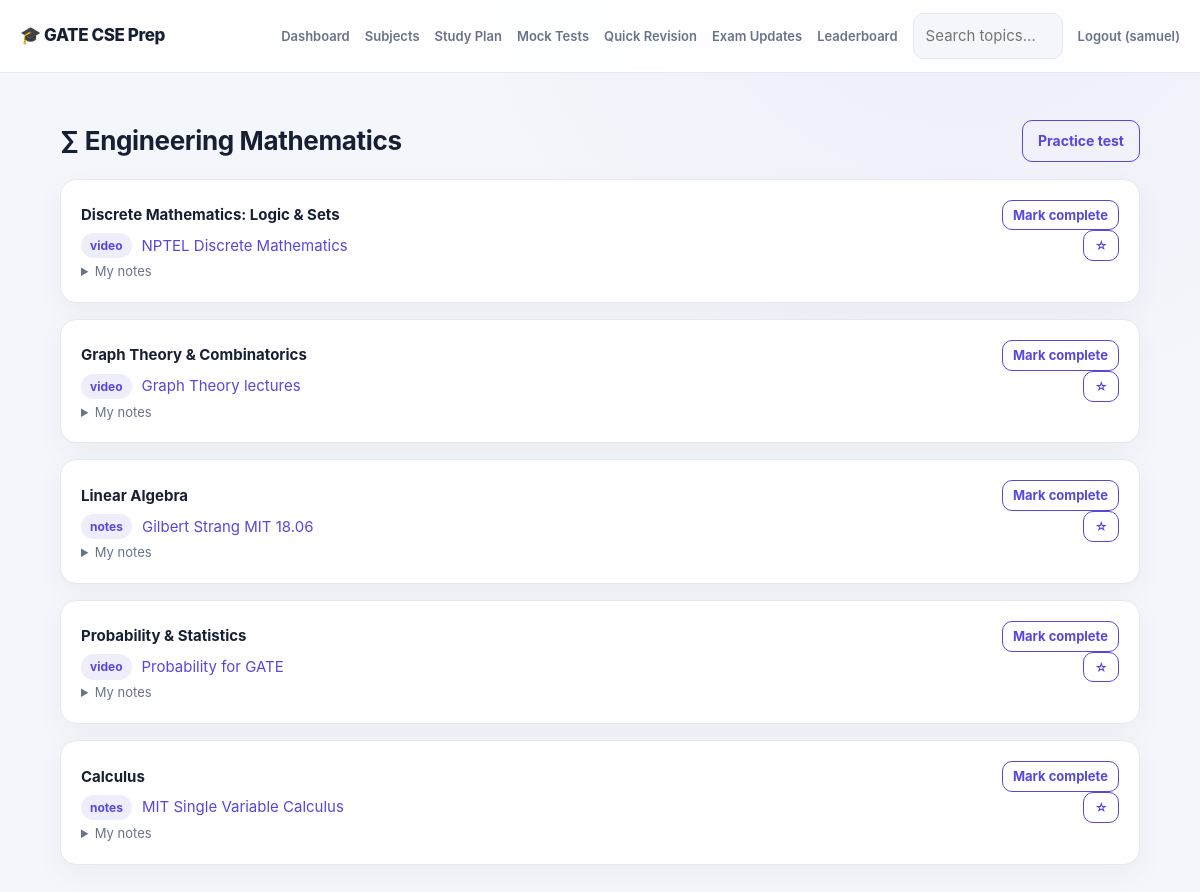
Screenshot of /subject/1 (signed in) with the database file from the repository.
### tables this page shows
CREATE TABLE users(id INTEGER PRIMARY KEY, name TEXT, email TEXT UNIQUE, pw TEXT, is_admin INT DEFAULT 0, hours REAL DEFAULT 4, exam_date TEXT);

CREATE TABLE subjects(id INTEGER PRIMARY KEY, name TEXT, weightage INT, icon TEXT);

CREATE TABLE topics(id INTEGER PRIMARY KEY, subject_id INT REFERENCES subjects(id) ON DELETE CASCADE, name TEXT);

CREATE TABLE resources(id INTEGER PRIMARY KEY, topic_id INT REFERENCES topics(id) ON DELETE CASCADE, title TEXT, url TEXT, kind TEXT);

### app.py (the view)
@app.route("/subject/<int:sid>")
@login_required
def subject(sid):
    s = q("SELECT * FROM subjects WHERE id=?", (sid,), one=True) or abort(404)
    uid = g.user["id"]
    topics = q("""SELECT t.*, (SELECT 1 FROM progress WHERE user_id=? AND topic_id=t.id) done,
                  (SELECT body FROM notes WHERE user_id=? AND topic_id=t.id) note
                  FROM topics t WHERE subject_id=?""", (uid, uid, sid))
    res = {t["id"]: q("""SELECT r.*, (SELECT 1 FROM bookmarks WHERE user_id=? AND resource_id=r.id) bm
                         FROM resources r WHERE topic_id=?""", (uid, t["id"])) for t in topics}
    return render_template("subject.html", s=s, topics=topics, res=res)

### app.py (called while the page is built)
def db():
    if "db" not in g:
        g.db = sqlite3.connect(app.config["DATABASE"])
        g.db.row_factory = sqlite3.Row
        g.db.execute("PRAGMA foreign_keys=ON")
    return g.db

def q(sql, args=(), one=False):
    cur = db().execute(sql, args); rows = cur.fetchall()
    return (rows[0] if rows else None) if one else rows

def login_required(f):
    @wraps(f)
    def w(*a, **k):
        if "uid" not in session: return redirect(url_for("login", next=request.path))
        return f(*a, **k)
    return w

@app.before_request
def load_user():
    g.user = q("SELECT * FROM users WHERE id=?", (session["uid"],), one=True) if "uid" in session else None

@app.context_processor
def inject():
    d = (datetime.strptime(g.user["exam_date"] or app.config["GATE_EXAM_DATE"], "%Y-%m-%d").date() - date.today()).days if g.user else None
    return dict(days_left=d)

### templates/subject.html
{% extends "base.html" %}{% block body %}
<div class="row"><h2>{{s.icon}} {{s.name}}</h2><a class="btn sec right" href="{{url_for('take_test',sid=s.id)}}">Practice test</a></div>
{% for t in topics %}<div class="card" id="t{{t.id}}"><div class="row"><b>{{t.name}}</b>
<form class="inline right" method="post" action="{{url_for('toggle',tid=t.id)}}"><button class="btn sm {{'' if t.done else 'sec'}}">{{ '✓ Completed' if t.done else 'Mark complete' }}</button></form></div>
{% for r in res[t.id] %}<div class="row"><span class="tag">{{r.kind}}</span><a href="{{r.url}}" target="_blank" rel="noopener">{{r.title}}</a>
<form class="inline right" method="post" action="{{url_for('bookmark',rid=r.id)}}"><button class="btn sm sec">{{ '★' if r.bm else '☆' }}</button></form></div>{% endfor %}
<details><summary class="mut">My notes</summary><form method="post" action="{{url_for('note',tid=t.id)}}"><textarea name="body" rows="3">{{t.note or ''}}</textarea><button class="btn sm">Save</button></form></details></div>{% endfor %}
{% endblock %}

### templates/base.html (shortened to what this page needs)
<!doctype html><html lang="en"><head><meta charset="utf-8"><meta name="viewport" content="width=device-width,initial-scale=1">
</head><body>
<nav><a class="brand" href="/">🎓 GATE CSE Prep</a>
{% if g.user %}<a href="{{url_for('dashboard')}}">Dashboard</a><a href="{{url_for('subjects')}}">Subjects</a><a href="{{url_for('plan')}}">Study Plan</a>
<a href="{{url_for('tests')}}">Mock Tests</a><a href="{{url_for('revision')}}">Quick Revision</a><a href="{{url_for('updates')}}">Exam Updates</a><a href="{{url_for('leaderboard')}}">Leaderboard</a>
<form action="{{url_for('search')}}" style="display:flex"><input name="q" placeholder="Search topics…" style="margin:0;width:150px"></form>
<a href="{{url_for('logout')}}">Logout ({{g.user.name}})</a>
{% else %}<a href="{{url_for('login')}}">Login</a><a href="{{url_for('admin_login')}}">Admin login</a><a class="btn" href="{{url_for('register')}}">Sign up</a>{% endif %}</nav>
<main>{% with m=get_flashed_messages(with_categories=true) %}{% for c,t in m %}<div class="flash {{c}}">{{t}}</div>{% endfor %}{% endwith %}
{% block body %}{% endblock %}</main></body></html>

### templates/base.html (style rules this page uses)
:root { color-scheme:light;--bg:#f4f6fb;--card:#fff;--tx:#172033;--mut:#68738a;--pri:#5648dc;--ok:#14855b;--err:#c53c51;--bd:#e3e8f1;--shadow:0 10px 28px #26375b0c }
* { box-sizing:border-box }
body { margin:0;font:15px/1.6 Inter,ui-sans-serif,system-ui,-apple-system,"Segoe UI",sans-serif;background:radial-gradient(ellipse at 80% -15%,#7664df12,transparent 38%),var(--bg);color:var(--tx) }
a { color:var(--pri);text-decoration:none }
nav { display:flex;gap:15px;align-items:center;flex-wrap:wrap;padding:13px max(20px,calc((100vw - 1160px)/2));background:color-mix(in srgb,var(--card) 92%,transparent);border-bottom:1px solid var(--bd);position:sticky;top:0;z-index:5;backdrop-filter:blur(14px) }
nav .brand { font-size:17px;font-weight:800;margin-right:auto;color:var(--tx);letter-spacing:-.4px }
nav>a:not(.brand) { font-size:13px;font-weight:600;color:var(--mut) }
main { max-width:1120px;margin:30px auto;padding:0 20px;min-height:75vh }
h1,h2,h3 { line-height:1.25;letter-spacing:-.35px }
h2 { font-size:26px }
.card { background:var(--card);border:1px solid var(--bd);border-radius:16px;padding:20px;margin-bottom:16px;box-shadow:var(--shadow) }
.btn { display:inline-block;background:var(--pri);color:#fff;border:0;border-radius:10px;padding:9px 15px;cursor:pointer;font:inherit;font-size:14px;font-weight:650;transition:transform .15s,filter .15s }
.btn.sec { background:transparent;color:var(--pri);border:1px solid var(--pri) }
.btn.sm { padding:4px 10px;font-size:13px }
input,select,textarea { width:100%;padding:10px 12px;border:1px solid var(--bd);border-radius:10px;background:var(--bg);color:var(--tx);font:inherit;margin:5px 0 12px }
.mut { color:var(--mut);font-size:13px }
.tag { font-size:12px;padding:3px 9px;border-radius:99px;background:color-mix(in srgb,var(--pri) 10%,var(--card));color:var(--pri);font-weight:650 }
.row { display:flex;gap:10px;align-items:center;flex-wrap:wrap }
.right { margin-left:auto }
form.inline { display:inline }

### rows the page displays
users: user.name "samuel"
subjects: icon "∑", name "Engineering Mathematics"
topics: name "Discrete Mathematics: Logic & Sets", done "Mark complete"
resources: kind "video", title "NPTEL Discrete Mathematics", bm "☆"
topics: name "Graph Theory & Combinatorics", done "Mark complete"
resources: kind "video", title "Graph Theory lectures", bm "☆"
topics: name "Linear Algebra", done "Mark complete"
resources: kind "notes", title "Gilbert Strang MIT 18.06", bm "☆"
topics: name "Probability & Statistics", done "Mark complete"
resources: kind "video", title "Probability for GATE", bm "☆"
topics: name "Calculus", done "Mark complete"
resources: kind "notes", title "MIT Single Variable Calculus", bm "☆"
